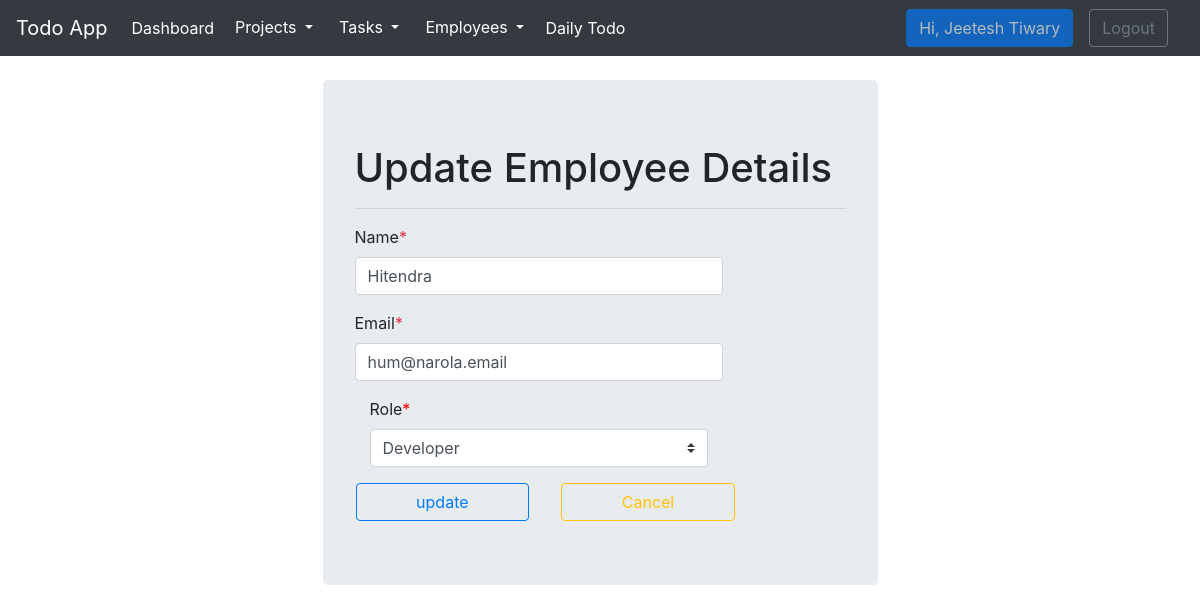
Page /index.php?page=update_employee&id=5 (signed in) on the committed database.
### tables this page shows
CREATE TABLE IF NOT EXISTS `employees` (
  `id` int NOT NULL AUTO_INCREMENT,
  `name` varchar(60) NOT NULL,
  `email` varchar(70) NOT NULL,
  `password` varchar(191) NOT NULL,
  `role` tinyint NOT NULL DEFAULT '4' COMMENT '1-admin,2-Project Manager,3-Team Leader,4-Developer',
  `created_at` timestamp NOT NULL DEFAULT CURRENT_TIMESTAMP,
  `updated_at` timestamp NOT NULL DEFAULT CURRENT_TIMESTAMP,
  `deleted_at` timestamp NULL DEFAULT NULL,
  PRIMARY KEY (`id`),
  KEY `role` (`role`)
);

CREATE TABLE IF NOT EXISTS `roles` (
  `id` tinyint NOT NULL AUTO_INCREMENT,
  `name` varchar(60) NOT NULL,
  `created_at` timestamp NOT NULL DEFAULT CURRENT_TIMESTAMP,
  `updated_at` timestamp NOT NULL DEFAULT CURRENT_TIMESTAMP,
  `deleted_at` timestamp NULL DEFAULT NULL,
  PRIMARY KEY (`id`)
);

### include/Model.php (called while the page is built, shortened)
<?php
require_once $_SERVER['DOCUMENT_ROOT'] . '/todo-app/include/config.php';
class Model
{
    private $connection;
    function __construct()
    {
        $conn = new Connection;
        $this->connection = $conn->getConnection();
    }
    function get_records($tableName, $columns, $where = null)
    {
        $response = [];
        $sql = "SELECT $columns FROM $tableName";
        if ($where) {
            $sql .= " WHERE $where";
        }
        try {
            $result = $this->connection->query($sql);
            if ($result) {
                while ($row = $result->fetch_assoc()) {
                    $response[] = $row;
                }
            }
        } catch (\Throwable $th) {
            $response = [];
        }
        return $response;
    }
    function fetch_record($sql)
    {
        $response = null;
        try {
            $result = $this->connection->query($sql);
            while ($row = $result->fetch_assoc()) {
                $response[] = $row;
            }
            return $response;
        } catch (Exception $th) {
            die($th->getMessage());
        }
    }
}
?>

### include/config.php (called while the page is built, shortened)
<?php
class Connection
{
    private $connection = null;
    function __construct()
    {
        try {
            $this->connection = new mysqli('localhost', 'root', '', 'todo-app');
        } catch (\Throwable $th) {
            $th->getMessage();
        }
    }
    public function getConnection()
    {
        return $this->connection;
    }
}
?>

### employee/update_employee.php (the view, shortened to what this page needs)
<?php
$employeeObj = new Employee();
$id = $_GET['id'];
$empRecord = $employeeObj->get_records('employees', 'id, name, email, role', "id = $id");
$empRoles = $employeeObj->fetch_record("SELECT id,name FROM roles");
$name = $empRecord[0]['name'];
$email = $empRecord[0]['email'];
$role = $empRecord[0]['role'];
?>
<div class="container mt-4">
    <div class="d-flex justify-content-center align-items-center">
        <div class="jumbotron w-50 ">
            <h1>Update Employee Details</h1>
            <hr>
            <form action="" method="post">
                <div class="form-group">
                    <label for="Name">Name<span class="text-danger">*</span></label>
                    <input class="form-control col-sm-9" type="text" name="name" value="<?php echo $name; ?>">
                </div>
                <div class="form-group">
                    <label for="Email">Email<span class="text-danger">*</span></label>
                    <input id="" class="form-control col-sm-9" type="email" name="email" value="<?php echo $email; ?>">
                </div>
                <div class="form-group col-md-9">
                    <label for="Role">Role<span style="color:red;">*</span></label>
                    <select class="custom-select form-control" id="role" name="role" required>
                        <?php
                        foreach ($empRoles as $empRole) { ?>
                            <option value="<?php echo $empRole['id']; ?>" <?php if ($role == $empRole['id']) {
                                  echo "selected";
                              } ?>> <?php echo $empRole['name']; ?> </option>
                        <?php }
                        ?>
                    </select>
                </div>
                <div class="row">
                    <input type="Submit" name="submit" value="update" class="btn btn-outline-primary col-md-4 mx-3">
                    <a href="index.php?page=display_employee" class="btn btn-outline-warning col-md-4 mx-3">Cancel</a>
                </div>
            </form>
        </div>
    </div>

### rows in the picture
employees: name "Hitendra", email "hum@narola.email", role "Developer"

### other values in the picture
$_SESSION['employee']['name'] "Jeetesh Tiwary"
